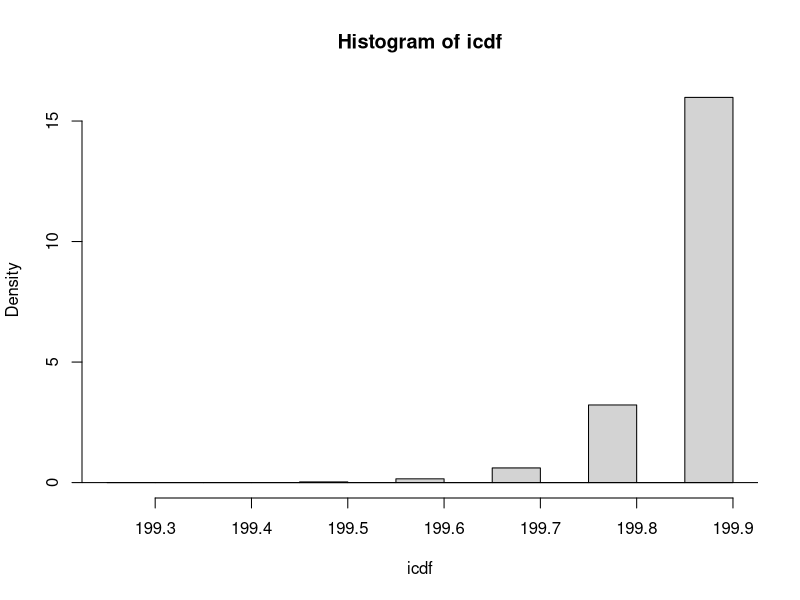

Write R code to recreate this figure.
###  Inverse CDF method to draw values of sigma^2 from its marginal
###  posterior distribution.  See class notes from 2/8.
###  The data are in LearnBayes.  We also load the MCMCpack only because the
###  function dinvgamma, which we use in the very last line of the code, is
###  in that package.  

library(LearnBayes)
install.packages("MCMCpack")
library(MCMCpack)

data(footballscores)
attach(footballscores)
y = favorite - underdog - spread

y = marathontimes$time
sd(marathontimes$time)^2
mean(y)
#######  Case 1:  conjujate prior for mu and sigma^2  #####
#  In this case we do not need to use the inverse CDF method because
#  the marginal for sigma^2 is inverted chi-square.  But we use the
#  CDF approach just for illustration.

#  We generate a grid of values of sigma^2 in the interval 150 to 
#  250 (see page 82 in Gelman et al., 2004). The vector sig2 contains
#  those values of sigma^2.

sig2 = seq(from=100, to=200, length=1000)

#  We now evaluate p(sigma^2|y) for each value of sigma^2 i the vector
#  sig2.  First we compute the values of the parameters nu_n, sigma^2_n, etc.

nu0 = 100
n = length(y)
nun = nu0 + 0.5*n

kappa0 = 100
sigma20 = 180
sigma2n = sigma20 + 0.5*(n-1)*var(y) + 0.5*kappa0*n*mean(y)*mean(y)/(kappa0+n)

#  The vector p will contain the 1000 evaluations of p(sigma^2|y), for each of
#  the 1000 values of sigma^2 in the grid which we had stored in sig2.  It is
#  easier to evaluate the log of the marginal, so we do that and save the values
#  in the vector called lp.  We then exponentiate the elements of lp and save them
#  into p.  In the final step, we normalize the elements of p by dividing each one
#  by the sum of all of them. This way, we ensure that the elements of p add up to
#  one.

p=seq(from=0, to=1, length=length(sig2))
lp = p 
for(i in 1:length(lp)){
  lp[i] = -(nun+1)*log(sig2[i]) - sigma2n/sig2[i]
}

p <- exp(lp - max(lp))
p <- p/sum(p)

#  Here we compute the empirical cdf by adding the elements of p.  The
#  elements of cdf is what we called f in the notes.

cdf <- cumsum(p)

#  Draw M = 5000 uniform random variables and for each of them, 
#  check where they fall relative to the f values.  The vector icdf contains
#  5000 draws of sigma^2 from the marginal p(sigma^2|y).

u <- runif(5000)
icdf <- rep(0,5000)
for (i in 1:5000) {
  icdf[i] <- sig2[1]
  for (j in 1:1000) {
    if (cdf[j] < u[i]) icdf[i] <- sig2[j]
  }
}

hist(icdf,freq=F)
lines(sig2,dinvgamma(sig2,nun,sigma2n))
